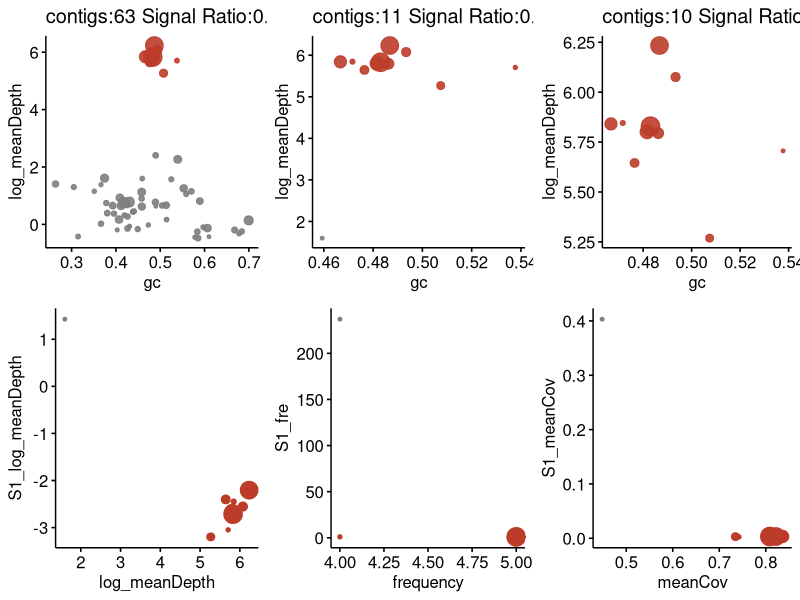

Source code (R):
library(ggsci)
library(ggpubr)
CalSR <- function(data){
R = sum(data[which(data$Specy==1),]$length)/sum(data$length)
return(round(R,digits=4))
}
C = pal_nejm("default")(2)

#top
#left
Main <- read.table("BNY.feature.txt",head=T,sep="\t")
Main$Specy = factor(Main$Specy)
Main$log_meanDepth = log(Main$meanDepth)
Main$S1_log_meanDepth = log(Main$S1_meanDep)
Main$ifCops = paste(Main$frequency>=3,Main$S1_fre<10,Main$Specy)
#right
colorsQ = c("grey50","grey50",C[1])

f1_left = ggscatter(Main,"gc","log_meanDepth",color="ifCops",alpha=I(0.9),legend="none",palette=colorsQ,size="length",title=paste0("contigs:",dim(Main)[1]," Signal Ratio:",CalSR(Main)))
Main_m6 = Main[which(Main$frequency>=3),]
colorsQ = c("grey50",C[1])
f1_middle = ggscatter(Main_m6,"gc","log_meanDepth",color="ifCops",alpha=I(0.9),legend="none",palette=colorsQ,size="length",title=paste0("contigs:",dim(Main_m6)[1]," Signal Ratio:",CalSR(Main_m6)))
Main_m6_m10 = Main_m6[which(Main_m6$S1_fre<10),]
f1_right = ggscatter(Main_m6_m10,"gc","log_meanDepth",color="ifCops",alpha=I(0.9),legend="none",palette=C[1],size="length",title=paste0("contigs:",dim(Main_m6_m10)[1]," Signal Ratio:",CalSR(Main_m6_m10)))
# bottom
p1 <- ggscatter(Main_m6,"log_meanDepth","S1_log_meanDepth",color="ifCops",palette=colorsQ,size="length",legend="none")
p2 <- ggscatter(Main_m6,"frequency","S1_fre",color="ifCops",palette=colorsQ,size="length",legend="none")
p3 <- ggscatter(Main_m6,"meanCov","S1_meanCov",color="ifCops",palette=colorsQ,size="length",legend="none")
ggarrange(f1_left,f1_middle,f1_right,p1,p2,p3)
